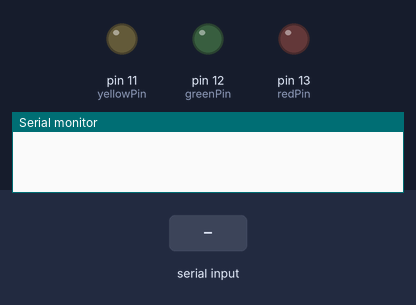
Recording of a sketch running on a simulated Arduino Uno, built with avr-gcc and run on an emulated ATmega328P. Parts: output pins drawn as LEDs (lit = HIGH), the last lines printed to the serial monitor. Inputs (shaded band) come from the test bench.

Above: at 1.2 s.
1.3 s: "90,45,200\n" received over Serial
At 2.2 s:
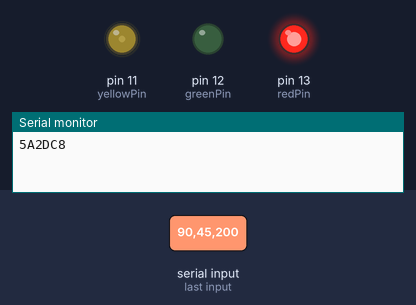
2.8 s: "30,150,10\n" received over Serial
At 3.4 s:
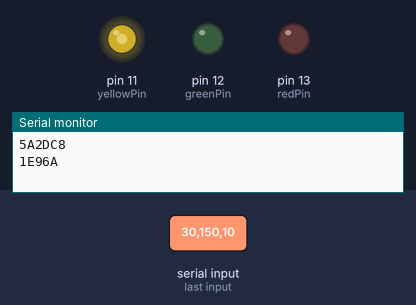
4.3 s: "1,90,45\n" received over Serial
At 5.6 s:
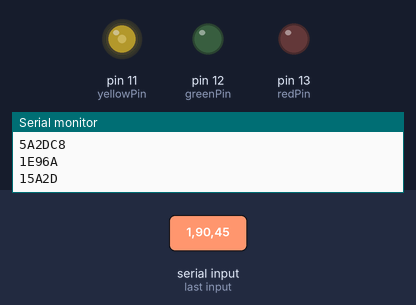
Timing chart, 0 to 7.3 s (numbered marks = the images above; inputs shaded):
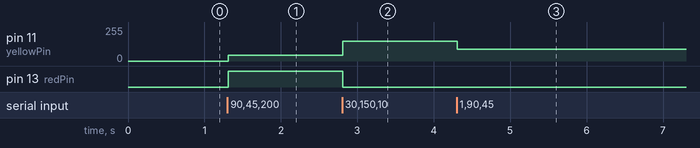

Measured:
- after the input at 1.3 s, pin 11 (yellowPin): 0/255 → 45/255 at once; pin 13 (redPin): LOW → HIGH at once
- after the input at 2.8 s, pin 11 (yellowPin): 45/255 → 150/255 at once; pin 13 (redPin): HIGH → LOW at once
- after the input at 4.3 s, pin 11 (yellowPin): 150/255 → 90/255 at once

The sketch:

status.ino
```cpp
/*
 Skype status light

 Circuit: Common-cathode LEDs wired like so:
 * Green anode: digital pin 3
 * Yellow anode: digital pin 5
 * Red anode: digital pin 6
 * Cathode: GND

 Based on example ReadASCIIString by Tom Igoe
 */

// pins for the LEDs:
                        // Board   |  Original
const int greenPin = 12; //  12 pin |  greenPin = 3;
const int yellowPin = 11; // 11 pin |  yellowPin = 5
const int redPin = 13; //    13 pin |  redPin = 6

void setup() {
  // initialize serial:
  Serial.begin(9600);
  // make the pins outputs:
  pinMode(greenPin, OUTPUT);
  pinMode(yellowPin, OUTPUT);
  pinMode(redPin, OUTPUT);

}

void loop() {
  // if there's any serial available, read it:
  while (Serial.available() > 0) {

    // look for the next valid integer in the incoming serial stream:
    int green = Serial.parseInt();
    // do it again:
    int yellow = Serial.parseInt();
    // do it again:
    int red = Serial.parseInt();

    // look for the newline. That's the end of your
    // sentence:
    if (Serial.read() == '\n') {
      // constrain the values to 0 - 255
      green = constrain(green, 0, 255);
      red = constrain(red, 0, 255);
      yellow = constrain(yellow, 0, 255);

      // fade the green, yellow, and red LEDs:
      analogWrite(greenPin, green);
      analogWrite(redPin, red);
      analogWrite(yellowPin, yellow);

      // print the three numbers in one string as hexadecimal:
      Serial.print(green, HEX);
      Serial.print(yellow, HEX);
      Serial.println(red, HEX);
    }
  }
}
```
